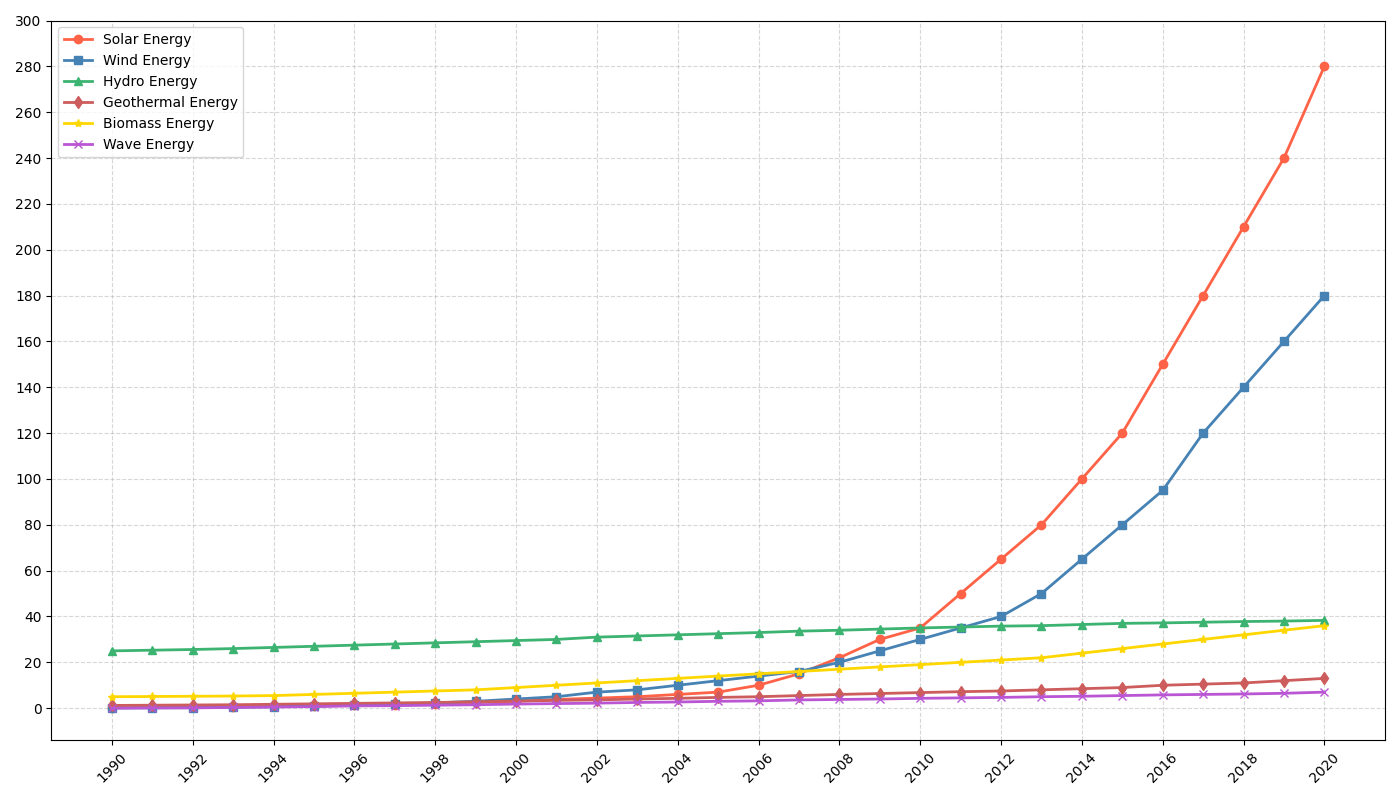

Here is the Python script that generated this plot:
import matplotlib.pyplot as plt
import numpy as np

years = np.arange(1990, 2021)
solar_energy = np.array([0.2, 0.3, 0.4, 0.6, 0.8, 1, 1.2, 1.5, 2.0, 2.5, 3.0, 3.8, 4.4, 5.0, 6, 7, 10, 15, 22, 30, 35, 50, 65, 80, 100, 120, 150, 180, 210, 240, 280])
wind_energy = np.array([0.1, 0.15, 0.2, 0.4, 0.6, 0.9, 1.3, 1.7, 2.3, 3, 4, 5, 7, 8, 10, 12, 14, 16, 20, 25, 30, 35, 40, 50, 65, 80, 95, 120, 140, 160, 180])
hydro_energy = np.array([25, 25.3, 25.6, 26, 26.5, 27, 27.5, 28, 28.5, 29, 29.5, 30, 31, 31.5, 32, 32.5, 33, 33.6, 34, 34.5, 35, 35.4, 35.8, 36, 36.5, 37, 37.2, 37.5, 37.8, 38, 38.3])
geothermal_energy = np.array([1.2, 1.3, 1.4, 1.5, 1.7, 1.9, 2.1, 2.3, 2.5, 2.8, 3.1, 3.4, 3.6, 4, 4.3, 4.7, 5, 5.5, 6, 6.4, 6.8, 7.2, 7.5, 8, 8.5, 9, 10, 10.5, 11, 12, 13])
biomass_energy = np.array([5, 5.1, 5.2, 5.3, 5.5, 6, 6.5, 7, 7.5, 8, 9, 10, 11, 12, 13, 14, 15, 16, 17, 18, 19, 20, 21, 22, 24, 26, 28, 30, 32, 34, 36])
wave_energy = np.array([0, 0.1, 0.15, 0.3, 0.5, 0.7, 1, 1.1, 1.3, 1.5, 1.8, 2, 2.2, 2.5, 2.7, 3, 3.2, 3.6, 3.8, 4, 4.3, 4.5, 4.7, 5, 5.2, 5.5, 5.8, 6, 6.2, 6.5, 7])

plt.figure(figsize=(14, 8))
plt.plot(years, solar_energy, color='#FF6347', linestyle='-', linewidth=2, marker='o', label='Solar Energy')
plt.plot(years, wind_energy, color='#4682B4', linestyle='-', linewidth=2, marker='s', label='Wind Energy')
plt.plot(years, hydro_energy, color='#3CB371', linestyle='-', linewidth=2, marker='^', label='Hydro Energy')
plt.plot(years, geothermal_energy, color='#CD5C5C', linestyle='-', linewidth=2, marker='d', label='Geothermal Energy')
plt.plot(years, biomass_energy, color='#FFD700', linestyle='-', linewidth=2, marker='*', label='Biomass Energy')
plt.plot(years, wave_energy, color='#BA55D3', linestyle='-', linewidth=2, marker='x', label='Wave Energy')

plt.grid(True, linestyle='--', alpha=0.5)
plt.xticks(years[::2], rotation=45)
plt.yticks(np.arange(0, 305, 20))
plt.legend(loc='upper left', fontsize=10)
plt.tight_layout()
plt.show()
